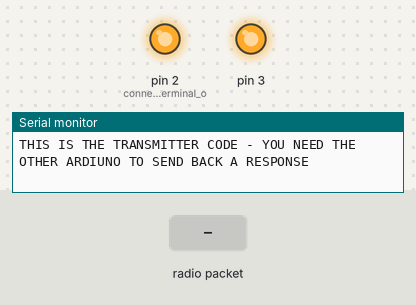
Simulated run of this sketch. Board: Arduino Uno, built with avr-gcc and run on an emulated ATmega328P. On the bench: output pins drawn as LEDs (lit = HIGH), the last lines printed to the serial monitor. The test bench sets the inputs (shaded band). No radio packets arrive unless stated.

Above: at 1.2 s.
1.3 s: radio packet "1" arrives
At 2.1 s:
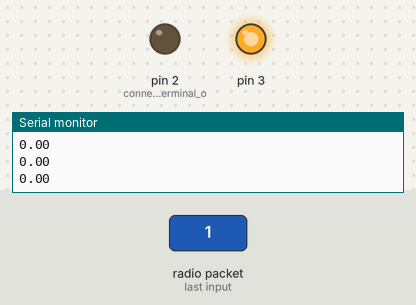
Timing chart, 0 to 4.3 s (numbered marks = the images above; inputs shaded):
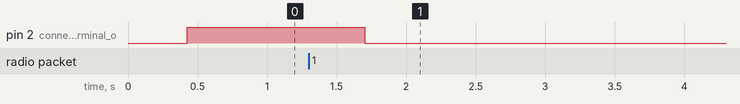

Measured:
- after the input at 1.3 s, pin 2 (connected_to_S_terminal_o): HIGH → LOW after 0.40 s

The sketch:

Motor_Controler.ino
```cpp
#include "Arduino.h"
#include <SPI.h>
#include <RF24.h>


struct package
{
  float Moisture_percentage = 50;
  float Humidity_percentage = 40;
  float Temperature = 31;
};


typedef struct package Package;

Package RF_data[30];
// Package dataRx[30];

// This is just the way the RF24 library works:
// Hardware configuration: Set up nRF24L01 radio on SPI bus (pins 10, 11, 12, 13) plus pins 7 & 8
RF24 radio(7, 8);

byte addresses[][6] = {"1Node", "2Node"};


// -----------------------------------------------------------------------------
// SETUP   SETUP   SETUP   SETUP   SETUP   SETUP   SETUP   SETUP   SETUP
// -----------------------------------------------------------------------------
void setup() {
  Serial.begin(9600);

  Serial.println("THIS IS THE TRANSMITTER CODE - YOU NEED THE OTHER ARDIUNO TO SEND BACK A RESPONSE");

  // Initiate the radio object
  radio.begin();

  // Set the transmit power to lowest available to prevent power supply related issues
  radio.setPALevel(RF24_PA_MIN);

  // Set the speed of the transmission to the quickest available
  radio.setDataRate(RF24_2MBPS);

  // Use a channel unlikely to be used by Wifi, Microwave ovens etc


  // Open a writing and reading pipe on each radio, with opposite addresses
  radio.openWritingPipe(addresses[1]);
  radio.openReadingPipe(1, addresses[0]);
  radio.openReadingPipe(1, 0xF0F0F0F0);
  radio.openWritingPipe(0xF0F0F0F01);
  // Random number seeding (we're going to be sending a single random number)
  pinMode(2, OUTPUT);// connected to S terminal of Relay
  pinMode(3, OUTPUT);
  digitalWrite(3, HIGH);
}

// -----------------------------------------------------------------------------
// LOOP     LOOP     LOOP     LOOP     LOOP     LOOP     LOOP     LOOP     LOOP
// -----------------------------------------------------------------------------
void loop() {

  RF_receive();


  if (RF_data[0].Moisture_percentage < 20)
  {
    while (RF_data[0].Moisture_percentage < 80)
    {

      digitalWrite(2, LOW);
      RF_receive();
    }
  }
  else
  {
    digitalWrite(2, HIGH);
  }

}


int RF_receive() {
  if (radio.available())

  {
    radio.read( &RF_data, sizeof(RF_data) );

    Serial.println("received: ");

    Serial.println(RF_data[0].Moisture_percentage);
    Serial.println(RF_data[0].Humidity_percentage);
    Serial.println(RF_data[0].Temperature);
  }
  radio.startListening();

  unsigned long started_waiting_at = millis();

  while ( ! radio.available() )
  {
    if (millis() - started_waiting_at > 200 )
    {
      delay(200);
      // Serial.println("Waiting...");
      return;
    }

  }
}
```
